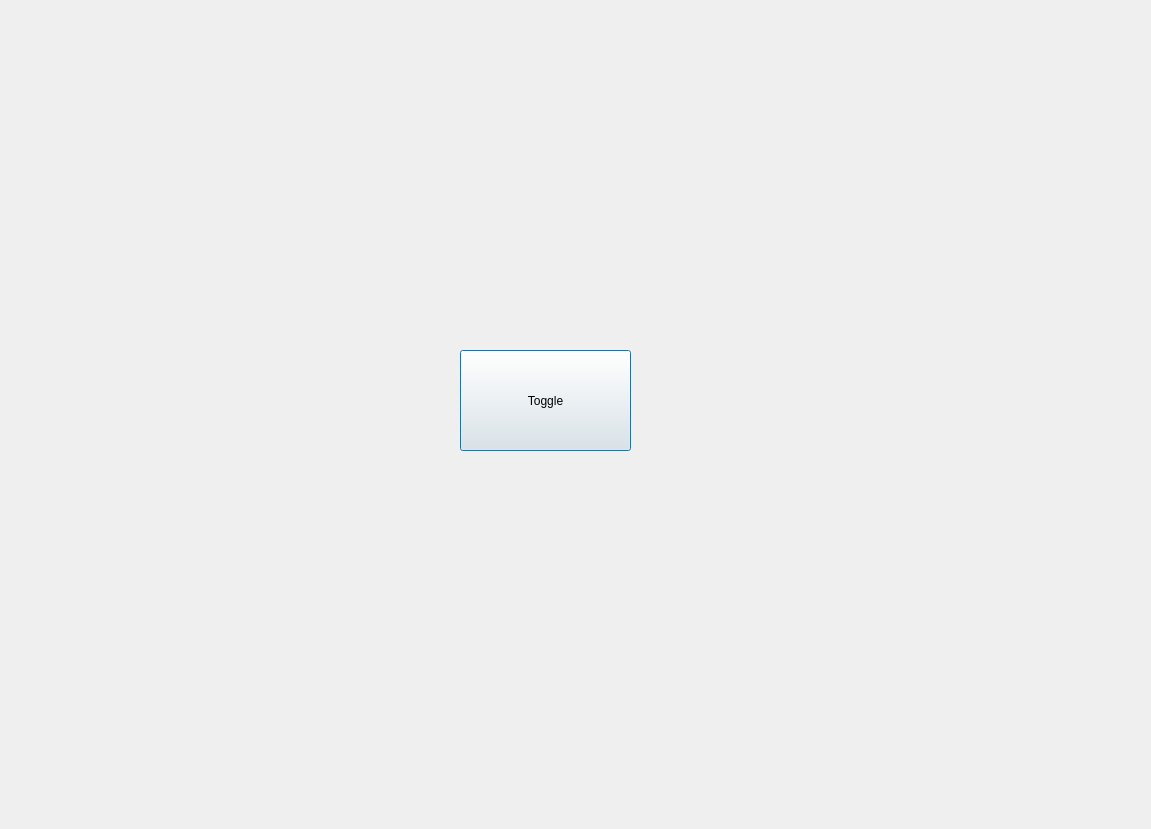
<?xml version="1.0" encoding="UTF-8"?>
<ui version="4.0">
 <class>Dialog</class>
 <widget class="QDialog" name="Dialog">
  <property name="geometry">
   <rect>
    <x>0</x>
    <y>0</y>
    <width>1151</width>
    <height>829</height>
   </rect>
  </property>
  <property name="windowTitle">
   <string>Dialog</string>
  </property>
  <widget class="QPushButton" name="pushButton">
   <property name="geometry">
    <rect>
     <x>460</x>
     <y>350</y>
     <width>171</width>
     <height>101</height>
    </rect>
   </property>
   <property name="text">
    <string>Toggle</string>
   </property>
   <property name="checkable">
    <bool>true</bool>
   </property>
  </widget>
  <widget class="QLabel" name="label">
   <property name="geometry">
    <rect>
     <x>470</x>
     <y>200</y>
     <width>151</width>
     <height>151</height>
    </rect>
   </property>
   <property name="text">
    <string/>
   </property>
   <property name="pixmap">
    <pixmap resource="slike.qrc">:/slike/iskljuceno.png</pixmap>
   </property>
   <property name="scaledContents">
    <bool>true</bool>
   </property>
   <property name="wordWrap">
    <bool>false</bool>
   </property>
  </widget>
 </widget>
 <resources>
  <include location="slike.qrc"/>
 </resources>
 <connections/>
</ui>
